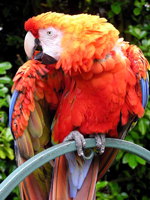
#> input picture RGB_24bits.jpg, 150 x 200 px
$ python code.py
#> lines starting #> are read from the running program, lines starting #| are printed output that depends on the picture
import math
import cv2
import numpy as np
from collections import Counter
import heapq
import pickle


img = cv2.imread("RGB_24bits.jpg")
#> img is the input picture: shape (200, 150, 3); mean B, G, R 57.1, 79.2, 131.2
#exception handling if the image is not found()
if img is None:
    raise FileNotFoundError("Could not read RGB_24bits.jpg")


def bgr_to_ycrcb(img):
    height, width = img.shape[:2]

    Y = np.zeros((height, width), dtype=np.uint8)
    Cr = np.zeros((height, width), dtype=np.uint8)
    Cb = np.zeros((height, width), dtype=np.uint8)

    for i in range(height):
        for j in range(width):
            # OpenCV loads pixels in BGR order
            B = int(img[i, j, 0])
            G = int(img[i, j, 1])
            R = int(img[i, j, 2])

            y = 0.299 * R + 0.587 * G + 0.114 * B
            cr = 128 + 0.5 * R - 0.418688 * G - 0.081312 * B
            cb = 128 - 0.168736 * R - 0.331264 * G + 0.5 * B

            Y[i, j] = max(0, min(255, round(y)))
            Cr[i, j] = max(0, min(255, round(cr)))
            Cb[i, j] = max(0, min(255, round(cb)))

    return Y, Cr, Cb


Y, Cr, Cb =bgr_to_ycrcb(img)
#> after the loop in bgr_to_ycrcb, `for i in range(height):`:
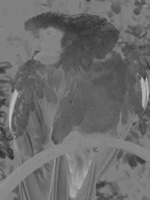
#> Cb: shape (200, 150); min 47, max 191, mean 108.2
#> after the loop in bgr_to_ycrcb, `for i in range(height):`:
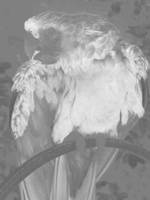
#> Cr: shape (200, 150); min 88, max 240, mean 155.8
#> after the loop in bgr_to_ycrcb, `for i in range(height):`:
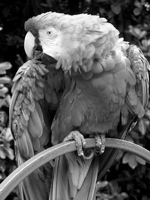
#> Y: shape (200, 150); min 0, max 255, mean 92.2

print("Y channel shape before padding:", Y.shape)
#| Y channel shape before padding: (200, 150)
print("Cr channel shape before padding:", Cr.shape)
#| Cr channel shape before padding: (200, 150)
print("Cb channel shape before padding:", Cb.shape)
#| Cb channel shape before padding: (200, 150)


# Chroma subsampling: 4:2:0
def chroma_subsample(channel):
    height, width = channel.shape

    new_height = (height + 1) // 2
    new_width = (width + 1) // 2

    subsampled = np.zeros(
        (new_height, new_width),
        dtype=channel.dtype
    )

    for i in range(new_height):
        for j in range(new_width):
            # Average each 2x2 region
            total = 0
            count = 0

            for di in range(2):
                for dj in range(2):
                    source_i = 2 * i + di
                    source_j = 2 * j + dj

                    if source_i < height and source_j < width:
                        total += int(channel[source_i, source_j])
                        count += 1

            subsampled[i, j] = round(total / count)

    return subsampled


# Keep full resolution for brightness
# Reduce chroma resolution by half horizontally and vertically
Cr = chroma_subsample(Cr)
Cb = chroma_subsample(Cb)

print("Y after subsampling:", Y.shape)
#| Y after subsampling: (200, 150)
print("Cr after subsampling:", Cr.shape)
#| Cr after subsampling: (100, 75)
print("Cb after subsampling:", Cb.shape)
#| Cb after subsampling: (100, 75)


#pad the channels to make their dimensions multiples of 8

def pad_channel(channel):
    height, width = channel.shape

    new_height = ((height + 7) // 8) * 8
    new_width = ((width + 7) // 8) * 8

    padded = np.zeros((new_height, new_width), dtype=channel.dtype)

    for i in range(new_height):
        for j in range(new_width):
            source_i = min(i, height - 1)
            source_j = min(j, width - 1)
            padded[i, j] = channel[source_i, source_j]

    return padded
Y = pad_channel(Y)
Cr = pad_channel(Cr)
Cb = pad_channel(Cb)
#> after the loop in pad_channel (call 3), `for i in range(new_height):`:
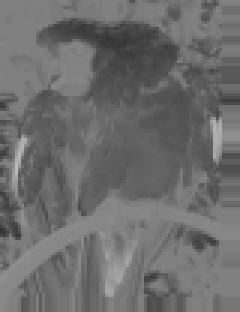
#> padded: shape (104, 80) (shown 3 times larger); min 50, max 188, mean 108.6

print("Padded Y shape:", Y.shape)
#| Padded Y shape: (200, 152)
print("Padded Cr shape:", Cr.shape)
#| Padded Cr shape: (104, 80)
print("Padded Cb shape:", Cb.shape)
#| Padded Cb shape: (104, 80)

def apply_dct(channel):
    height, width = channel.shape
    dct_image = np.zeros((height, width), dtype=np.float32)


    for i in range(0, height, 8):
        for j in range(0, width, 8):

            # Level shift and store the block using Python lists
            block = []
            for x in range(8):
                row = []
                for y in range(8):
                    row.append(int(channel[i + x, j + y]) - 128)
                block.append(row)

            # Calculate each DCT coefficient F(u, v)
            for u in range(8):
                for v in range(8):
                    total = 0.0

                    for x in range(8):
                        for y in range(8):
                            total += (
                                block[x][y]
                                * math.cos((2 * x + 1) * u * math.pi / 16)
                                * math.cos((2 * y + 1) * v * math.pi / 16)
                            )

                    # Normalization factors
                    Cu = 1 / math.sqrt(2) if u == 0 else 1
                    Cv = 1 / math.sqrt(2) if v == 0 else 1

                    dct_image[i + u, j + v] = 0.25 * Cu * Cv * total

    return dct_image


# Apply native DCT to all three channels
dct_Y = apply_dct(Y)
#> after the loop in apply_dct, `for i in range(0, height, 8):`:
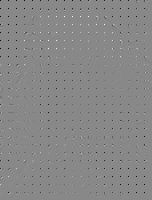
#> dct_image: shape (200, 152) float32; min -1023, max 886, mean -4.5; drawn with min black and max white
dct_Cr = apply_dct(Cr)
#> after the loop in apply_dct (call 2), `for i in range(0, height, 8):`:
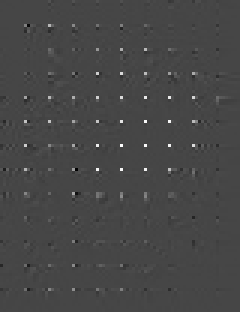
#> dct_image: shape (104, 80) float32 (shown 3 times larger); min -290.3, max 765.2, mean 3.2; drawn with min black and max white
dct_Cb = apply_dct(Cb)
#> after the loop in apply_dct (call 3), `for i in range(0, height, 8):`:
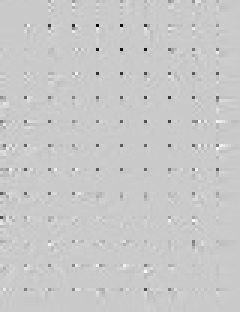
#> dct_image: shape (104, 80) float32 (shown 3 times larger); min -488.6, max 128.9, mean -2.5; drawn with min black and max white


print("DCT applied to Y channel", dct_Y)
#> (printed output is left out)
print("DCT applied to Cr channel:", dct_Cr)
#> (printed output is left out)
print("DCT applied to Cb channel", dct_Cb)
#> (printed output is left out)


# Standard JPEG luminance quantization table
Q_Y = np.array([
    [16, 11, 10, 16, 24, 40, 51, 61],
    [12, 12, 14, 19, 26, 58, 60, 55],
    [14, 13, 16, 24, 40, 57, 69, 56],
    [14, 17, 22, 29, 51, 87, 80, 62],
    [18, 22, 37, 56, 68, 109, 103, 77],
    [24, 35, 55, 64, 81, 104, 113, 92],
    [49, 64, 78, 87, 103, 121, 120, 101],
    [72, 92, 95, 98, 112, 100, 103, 99]
], dtype=np.float32)
Q_C = np.array([
    [17, 18, 24, 47, 99, 99, 99, 99],
    [18, 21, 26, 66, 99, 99, 99, 99],
    [24, 26, 56, 99, 99, 99, 99, 99],
    [47, 66, 99, 99, 99, 99, 99, 99],
    [99, 99, 99, 99, 99, 99, 99, 99],
    [99, 99, 99, 99, 99, 99, 99, 99],
    [99, 99, 99, 99, 99, 99, 99, 99],
    [99, 99, 99, 99, 99, 99, 99, 99]
], dtype=np.float32)

# Quantize every 8x8 block
def apply_quantization(dct_image, Q):
    height, width = dct_image.shape

    quantized_image = np.zeros(
        (height, width), dtype=np.int32
    )

    for i in range(0, height, 8):
        for j in range(0, width, 8):

            # Extract the 8x8 DCT block
            block = dct_image[i:i+8, j:j+8]

            # Divide each coefficient by its matching
            # quantization value, then round
            quantized_block = np.round(block / Q).astype(np.int32)

            # Store the quantized coefficients
            quantized_image[i:i+8, j:j+8] = quantized_block

    return quantized_image


# Quantize each channel
quantized_Y = apply_quantization(dct_Y, Q_Y)
quantized_Cr = apply_quantization(dct_Cr, Q_C)
quantized_Cb = apply_quantization(dct_Cb, Q_C)


# Display the first 8x8 quantized block
print("Quantized Y block:")
print(quantized_Y[:8, :8])
#| [[-63   0   0   0   0   0   0   0]
#|  [ -1   0   0   0   0   0   0   0]
#|  [ -1  -1   0   0   0   0   0   0]
#|  [  0   0   0   0   0   0   0   0]
#|  [  1   0   0   0   0   0   0   0]
#|  [  0   0   0   0   0   0   0   0]
#|  [  0   0   0   0   0   0   0   0]
#|  [  0   0   0   0   0   0   0   0]]

print("\nQuantized Cr block:")
print(quantized_Cr[:8, :8])
#| [[0 0 0 0 0 0 0 0]
#|  [0 0 0 0 0 0 0 0]
#|  [0 0 0 0 0 0 0 0]
#|  [0 0 0 0 0 0 0 0]
#|  [0 0 0 0 0 0 0 0]
#|  [0 0 0 0 0 0 0 0]
#|  [0 0 0 0 0 0 0 0]
#|  [0 0 0 0 0 0 0 0]]

print("\nQuantized Cb block:")
print(quantized_Cb[:8, :8])
#| [[0 0 0 0 0 0 0 0]
#|  [0 0 0 0 0 0 0 0]
#|  [0 0 0 0 0 0 0 0]
#|  [0 0 0 0 0 0 0 0]
#|  [0 0 0 0 0 0 0 0]
#|  [0 0 0 0 0 0 0 0]
#|  [0 0 0 0 0 0 0 0]
#|  [0 0 0 0 0 0 0 0]]


# Generate the standard 8x8 zigzag scanning order
def get_zigzag_order():
    order = []

    for s in range(15):  # Diagonal sums: 0 to 14
        diagonal = []

        for row in range(8):
            col = s - row

            if 0 <= col < 8:
                diagonal.append((row, col))

        # Alternate the direction of each diagonal
        if s % 2 == 0:
            diagonal.reverse()

        order.extend(diagonal)

    return order


# Build the zigzag order once and reuse it for every block
ZIGZAG_ORDER = get_zigzag_order()


# Convert one 8x8 quantized block into a 1D sequence
def zigzag_scan(block):
    return np.array([
        block[row, col] for row, col in ZIGZAG_ORDER
    ])


# Apply zigzag scanning to every 8x8 block
def serialize_channel(quantized_image):
    height, width = quantized_image.shape
    serialized_blocks = []

    for i in range(0, height, 8):
        for j in range(0, width, 8):

            block = quantized_image[i:i+8, j:j+8]

            sequence = zigzag_scan(block)
            serialized_blocks.append(sequence)

    return serialized_blocks


# Serialize all three channels
zigzag_Y = serialize_channel(quantized_Y)
#> after the loop in serialize_channel, `for i in range(0, height, 8):`: serialized_blocks = 475 items
#> zigzag_Y = 475 items
zigzag_Cr = serialize_channel(quantized_Cr)
#> zigzag_Cr = 130 items
zigzag_Cb = serialize_channel(quantized_Cb)
#> zigzag_Cb = 130 items


#apply DPCM to the DC coefficients of each channel
def apply_dpcm(zigzag_blocks):
    dc_values = [int(block[0]) for block in zigzag_blocks]

    differences = []
    previous_dc = 0

    for dc in dc_values:
        differences.append(dc - previous_dc)
        previous_dc = dc

    return differences


dpcm_Y = apply_dpcm(zigzag_Y)
#> in apply_dpcm, `dc_values = [int(block[0]) for block in zigzag_blocks]`: dc_values = 475 values, max 55 at index 47, min -64 at index 58, mean -18.15
#> the loop in apply_dpcm, `for dc in dc_values:` made 475 passes
#> (dc, previous_dc) on passes 1 to 3: (-63, -63), (-63, -63), (-62, -62)
#> after the loop in apply_dpcm, `for dc in dc_values:`: differences = 475 values, max 98 at index 98, min -68 at index 91, mean -0.12
#> dpcm_Y has the same summary as differences in apply_dpcm
dpcm_Cr = apply_dpcm(zigzag_Cr)
#> the loop in apply_dpcm (call 2), `for dc in dc_values:` made 130 passes
#> (dc, previous_dc) on passes 2, 5, 6, 7, 8, 9, 10, 11, 12, 13, 14, 15: (0, 0), (3, 3), (2, 2), (0, 0), (-3, -3), (-3, -3), (-1, -1), (0, 0), (14, 14), (28, 28), (16, 16), (11, 11)
#> previous_dc on passes 1, 3, 4, 26, 36: 0, 3, 3, 25, 36
#> dpcm_Cr = 130 values, max 38 at index 61, min -43 at index 69, mean -0.0154
dpcm_Cb = apply_dpcm(zigzag_Cb)
#> dpcm_Cb = 130 values, max 15 at index 17, min -22 at index 24, mean -0.0308
dc_values_Y = [int(block[0]) for block in zigzag_Y]
#> dc_values_Y has the same summary as dc_values in apply_dpcm

print("First 10 Y DC values:", dc_values_Y[:10])
#| First 10 Y DC values: [-63, -63, -62, -61, -56, -53, -51, -55, -59, -61]

print(" first block of Y-channel DC differences:", dpcm_Y[0:10])
#|  first block of Y-channel DC differences: [-63, 0, 1, 1, 5, 3, 2, -4, -4, -2]
print(" first block of Cr-channel DC differences:", dpcm_Cr[0:10])
#|  first block of Cr-channel DC differences: [0, 0, 3, 0, 0, -1, -2, -3, 0, 2]
print(" first block of Cb-channel DC differences:", dpcm_Cb[0:10])
#|  first block of Cb-channel DC differences: [0, 0, -4, -3, 5, -4, 3, -5, 0, 4]


# Run length encode the AC coefficients of one block
def run_length_encode_ac(sequence):
    ac = sequence[1:]  # Skip the DC
    symbols = []
    zero_run = 0

    # Find the last nonzero AC coefficient
    nonzero = np.nonzero(ac)[0]
    last = nonzero[-1] if len(nonzero) > 0 else -1

    for k in range(last + 1):
        value = int(ac[k])

        if value == 0:
            zero_run += 1
            continue

        # Encode each group of 16 zeros using ZRL
        while zero_run >= 16:
            symbols.append((15, 0))
            zero_run -= 16

        # Store remaining zero run and nonzero value
        symbols.append((zero_run, value))
        zero_run = 0

    # Signal that the rest of the block contains zeros
    if last < len(ac) - 1:
        symbols.append((0, 0))  # EOB

    return symbols


# Process all blocks in a channel
def run_length_encode_channel(zigzag_blocks):
    symbols = []

    for block in zigzag_blocks:
        symbols.extend(run_length_encode_ac(block))

    return symbols


# Apply RLE to all three channels
rle_ac_Y = run_length_encode_channel(zigzag_Y)
#> the loop in run_length_encode_channel, `for block in zigzag_blocks:` made 475 passes
#> (nonzero in run_length_encode_ac, last in run_length_encode_ac) on passes 1 to 3: ([1, 2, 7, 9], 9), ([1], 1), ([0, 3, 4, 6, 7, 8, 10, 11], 11)
#> after the loop in run_length_encode_channel, `for block in zigzag_blocks:`: symbols = 7154 pairs, first value 0 to 15, second value -63 to 43
#> rle_ac_Y has the same summary as symbols in run_length_encode_channel
rle_ac_Cr = run_length_encode_channel(zigzag_Cr)
#> the loop in run_length_encode_channel (call 2), `for block in zigzag_blocks:` made 130 passes
#> (nonzero in run_length_encode_ac, last in run_length_encode_ac) on passes 3, 4, 5, 6, 7, 8, 9, 10, 12, 13, 14, 15: ([0, 1, 2, 3], 3), ([1], 1), ([1, 2], 2), ([1, 2], 2), ([0, 1, 3], 3), ([0, 2, 7], 7), ([0, 4], 4), ([1], 1), ([0, 1, 2, 3, 4, 5, 7], 7), ([0, 1, 2, 3, 4, 8], 8), ([1, 2, 3, 6, 7, 8], 8), ([0, 1, 3], 3)
#> last in run_length_encode_ac on passes 1, 2, 11: -1, -1, -1
#> rle_ac_Cr = 707 pairs, first value 0 to 15, second value -16 to 16
rle_ac_Cb = run_length_encode_channel(zigzag_Cb)


def get_category(value):
    """Number of bits needed to represent a coefficient magnitude."""
    value = int(value)

    if value == 0:
        return 0

    return abs(value).bit_length()


def get_amplitude_bits(value):
    """JPEG-style magnitude bits for positive and negative values."""
    value = int(value)

    if value == 0:
        return ""

    category = get_category(value)

    if value > 0:
        return format(value, f"0{category}b")

    # JPEG represents negative values using the complement
    # of the corresponding positive magnitude bits.
    return format((1 << category) - 1 + value, f"0{category}b")


def prepare_ac_symbols(rle_symbols):
    huffman_symbols = []
    amplitude_bits = []

    for run, value in rle_symbols:
        if (run, value) == (0, 0):       # EOB
            huffman_symbols.append((0, 0))
            amplitude_bits.append("")
        elif (run, value) == (15, 0):    # ZRL
            huffman_symbols.append((15, 0))
            amplitude_bits.append("")
        else:
            category = get_category(value)

            huffman_symbols.append((run, category))
            amplitude_bits.append(get_amplitude_bits(value))

    return huffman_symbols, amplitude_bits


class HuffmanNode:
    def __init__(self, symbol=None, left=None, right=None):
        self.symbol = symbol
        self.left = left
        self.right = right


def build_huffman_codes(data):
    if not data:
        return {}

    frequency = Counter(data)
    heap = []
    counter = 0

    for symbol, freq in frequency.items():
        node = HuffmanNode(symbol=symbol)
        heapq.heappush(heap, (freq, counter, node))
        counter += 1

    if len(heap) == 1:
        symbol = heap[0][2].symbol
        return {symbol: "0"}

    while len(heap) > 1:
        freq1, _, left = heapq.heappop(heap)
        freq2, _, right = heapq.heappop(heap)

        parent = HuffmanNode(left=left, right=right)

        heapq.heappush(
            heap, (freq1 + freq2, counter, parent)
        )
        counter += 1

    root = heap[0][2]
    codes = {}

    def generate_codes(node, code):
        if node.symbol is not None:
            codes[node.symbol] = code
            return

        generate_codes(node.left, code + "0")
        generate_codes(node.right, code + "1")

    generate_codes(root, "")
    return codes


ac_symbols_Y, ac_amplitude_Y = prepare_ac_symbols(rle_ac_Y)
#> the loop in prepare_ac_symbols, `for run, value in rle_symbols:` made 7154 passes
#> run on passes 1 to 3: 1, 0, 4
ac_symbols_Cr, ac_amplitude_Cr = prepare_ac_symbols(rle_ac_Cr)
#> the loop in prepare_ac_symbols (call 2), `for run, value in rle_symbols:` made 707 passes
#> run on passes 1 to 3: 0, 0, 0
ac_symbols_Cb, ac_amplitude_Cb = prepare_ac_symbols(rle_ac_Cb)

dc_symbols_Y = [get_category(value) for value in dpcm_Y]
dc_symbols_Cr = [get_category(value) for value in dpcm_Cr]
dc_symbols_Cb = [get_category(value) for value in dpcm_Cb]


huffman_AC_Y = build_huffman_codes(ac_symbols_Y)
#> the loop in build_huffman_codes, `for symbol, freq in frequency.items():` made 41 passes
#> freq on passes 1 to 12: 544, 1988, 99, 475, 220, 136, 1445, 923, 202, 72, 465, 71
#> the loop in build_huffman_codes, `while len(heap) > 1:` made 40 passes
huffman_AC_Cr = build_huffman_codes(ac_symbols_Cr)
#> the loop in build_huffman_codes (call 2), `for symbol, freq in frequency.items():` made 23 passes
#> freq on passes 1 to 12: 130, 126, 217, 21, 50, 8, 18, 12, 66, 6, 22, 1
#> the loop in build_huffman_codes (call 2), `while len(heap) > 1:` made 22 passes
huffman_AC_Cb = build_huffman_codes(ac_symbols_Cb)


huffman_DC_Y = build_huffman_codes(dc_symbols_Y)
huffman_DC_Cr = build_huffman_codes(dc_symbols_Cr)
huffman_DC_Cb = build_huffman_codes(dc_symbols_Cb)


def encode_ac_channel(symbols, amplitude_bits, huffman_codes):
    bitstream = ""

    for symbol, extra_bits in zip(symbols, amplitude_bits):
        bitstream += huffman_codes[symbol] + extra_bits

    return bitstream


def encode_dc_channel(dpcm_values, huffman_codes):
    bitstream = ""

    for difference in dpcm_values:
        category = get_category(difference)

        bitstream += huffman_codes[category]
        bitstream += get_amplitude_bits(difference)

    return bitstream


encoded_Y = (
    encode_dc_channel(dpcm_Y, huffman_DC_Y)
    + encode_ac_channel(ac_symbols_Y, ac_amplitude_Y, huffman_AC_Y)
)
#> the loop in encode_dc_channel, `for difference in dpcm_values:` made 475 passes
#> difference on passes 1 to 3: -63, 0, 1
#> the loop in encode_ac_channel, `for symbol, extra_bits in zip(symbols, amplitude_bits):` made 7154 passes
#> (symbol, extra_bits) on passes 1 to 3: ((1, 1), '0'), ((0, 1), '0'), ((4, 1), '0')

encoded_Cr = (
    encode_dc_channel(dpcm_Cr, huffman_DC_Cr)
    + encode_ac_channel(ac_symbols_Cr, ac_amplitude_Cr, huffman_AC_Cr)
)
#> the loop in encode_dc_channel (call 2), `for difference in dpcm_values:` made 130 passes
#> difference on passes 2, 4, 5, 6, 7, 8, 9, 10, 11, 12, 13, 14: 0, 0, 0, -1, -2, -3, 0, 2, 1, 14, 14, -12
#> the loop in encode_ac_channel (call 2), `for symbol, extra_bits in zip(symbols, amplitude_bits):` made 707 passes
#> (symbol, extra_bits) on passes 1 to 3: ((0, 0), ''), ((0, 0), ''), ((0, 2), '01')

encoded_Cb = (
    encode_dc_channel(dpcm_Cb, huffman_DC_Cb)
    + encode_ac_channel(ac_symbols_Cb, ac_amplitude_Cb, huffman_AC_Cb)
)

print("Y encoded bits:", len(encoded_Y))
#| Y encoded bits: 39553
print("Cr encoded bits:", len(encoded_Cr))
#| Cr encoded bits: 3804
print("Cb encoded bits:", len(encoded_Cb))
#| Cb encoded bits: 3396
print("Total encoded bits:", len(encoded_Y) + len(encoded_Cr) + len(encoded_Cb))
#| Total encoded bits: 46753


total_bits = len(encoded_Y) + len(encoded_Cr) + len(encoded_Cb)
original_bits = img.shape[0] * img.shape[1] * 24
print(f"Compression ratio: {original_bits / total_bits:.2f} : 1")
#| Compression ratio: 15.40 : 1


# Pack a string of "0"/"1" characters into real bytes (8 bits per byte)
def bits_to_bytes(bitstream):
    padding = (8 - len(bitstream) % 8) % 8
    bitstream += "0" * padding

    data = bytearray()
    for i in range(0, len(bitstream), 8):
        data.append(int(bitstream[i:i+8], 2))

    return bytes(data)


# Everything a decoder needs to rebuild the image
compressed = {
    "image_shape": img.shape[:2],
    "padded_shapes": {"Y": Y.shape, "Cr": Cr.shape, "Cb": Cb.shape},
    "bit_lengths": {"Y": len(encoded_Y), "Cr": len(encoded_Cr), "Cb": len(encoded_Cb)},
    "huffman_DC": {"Y": huffman_DC_Y, "Cr": huffman_DC_Cr, "Cb": huffman_DC_Cb},
    "huffman_AC": {"Y": huffman_AC_Y, "Cr": huffman_AC_Cr, "Cb": huffman_AC_Cb},
    "data": {
        "Y": bits_to_bytes(encoded_Y),
        "Cr": bits_to_bytes(encoded_Cr),
        "Cb": bits_to_bytes(encoded_Cb),
    },
}

with open("compressed_image.bin", "wb") as f:
    pickle.dump(compressed, f)

print("Saved compressed_image.bin")
